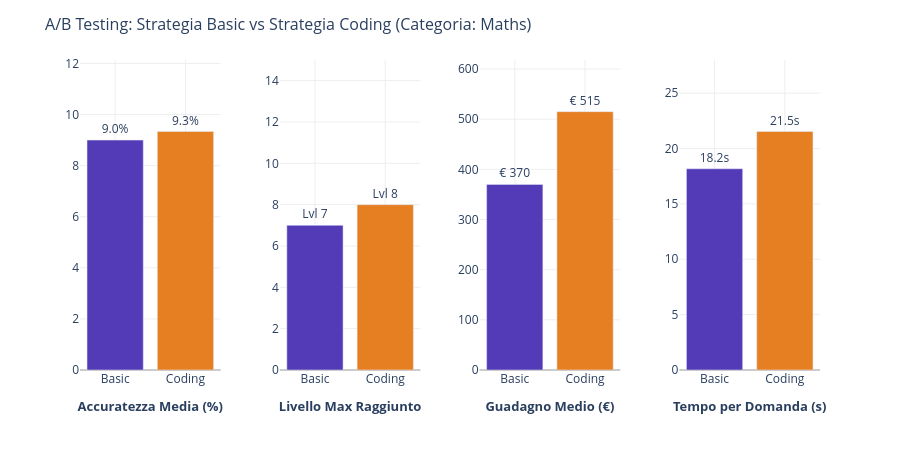

The notebook cell saved with this chart:
### Code cell
# %% — Dashboard di Confronto: Basic vs Coding (Categoria: Maths)
import json
import glob
import pandas as pd
import plotly.graph_objects as go
from plotly.subplots import make_subplots

# 1. Trova automaticamente i file JSON pertinenti alla categoria Maths
percorsi_file = glob.glob("../log/comp_3_Maths_*.json")

dati_estratti = []

# 2. Cicla attraverso ogni file trovato per estrarre le metriche
for percorso in percorsi_file:
    with open(percorso, 'r', encoding='utf-8') as f:
        dati_json = json.load(f)
        
        # Determina la strategia dal nome del file
        nome_file_lower = percorso.lower()
        if "basic" in nome_file_lower:
            strategia = "Basic"
        elif "coding" in nome_file_lower:
            strategia = "Coding"
        else:
            continue # Salta file non pertinenti
            
        summary = dati_json.get("summary", {})
        
        dati_estratti.append({
            "strategia": strategia,
            "accuratezza": summary.get("accuracy", 0) * 100,
            "lvl_max": summary.get("max_level", 0),
            "guadagno": summary.get("avg_earned", 0),
            "tempo": summary.get("avg_time_per_question", 0)
        })

# 3. Creazione del DataFrame e aggregazione
df_ab = pd.DataFrame(dati_estratti)

if df_ab.empty:
    print("Nessun dato trovato. Controlla il percorso dei file in glob.glob()")
else:
    # Raggruppiamo calcolando le medie (e il massimo per il livello)
    df_agg = df_ab.groupby("strategia").agg({
        "accuratezza": "mean",
        "lvl_max": "max",
        "guadagno": "mean",
        "tempo": "mean"
    }).reset_index()

    # 4. Impostazione colori (Viola per Maths/Basic, Arancione per Coding)
    color_map = {"Basic": "#533ab7", "Coding": "#e67e22"}
    colori_barre = [color_map.get(strat, "#888") for strat in df_agg["strategia"]]

    # 5. Creazione della griglia 1x4 (SENZA subplot_titles)
    fig_ab = make_subplots(
        rows=1, cols=4,
        horizontal_spacing=0.08
    )

    # ── Colonna 1: Accuratezza ──
    fig_ab.add_trace(
        go.Bar(
            x=df_agg["strategia"], y=df_agg["accuratezza"],
            marker_color=colori_barre,
            text=df_agg["accuratezza"].apply(lambda v: f"{v:.1f}%"),
            textposition="outside", showlegend=False
        ), row=1, col=1
    )

    # ── Colonna 2: Livello Max ──
    fig_ab.add_trace(
        go.Bar(
            x=df_agg["strategia"], y=df_agg["lvl_max"],
            marker_color=colori_barre,
            text=df_agg["lvl_max"].apply(lambda v: f"Lvl {v}"),
            textposition="outside", showlegend=False
        ), row=1, col=2
    )

    # ── Colonna 3: Guadagno Medio ──
    fig_ab.add_trace(
        go.Bar(
            x=df_agg["strategia"], y=df_agg["guadagno"],
            marker_color=colori_barre,
            text=df_agg["guadagno"].apply(lambda v: f"€ {v:,.0f}"),
            textposition="outside", showlegend=False
        ), row=1, col=3
    )

    # ── Colonna 4: Tempo Medio ──
    fig_ab.add_trace(
        go.Bar(
            x=df_agg["strategia"], y=df_agg["tempo"],
            marker_color=colori_barre,
            text=df_agg["tempo"].apply(lambda v: f"{v:.1f}s"),
            textposition="outside", showlegend=False
        ), row=1, col=4
    )

    # 6. Formattazione Layout Globale
    fig_ab.update_layout(
        height=450, # Leggermente più alto per far spazio ai titoli in basso
        title_text="A/B Testing: Strategia Basic vs Strategia Coding (Categoria: Maths)",
        title_font_size=16,
        plot_bgcolor="white",
        paper_bgcolor="white",
        margin=dict(b=80, t=60) # Aumentato il margine inferiore (b) per non tagliare i titoli
    )

    # 7. Assegnazione dei titoli SOTTO i grafici usando gli assi X
    fig_ab.update_xaxes(title_text="<b>Accuratezza Media (%)</b>", title_font=dict(size=13), row=1, col=1)
    fig_ab.update_xaxes(title_text="<b>Livello Max Raggiunto</b>", title_font=dict(size=13), row=1, col=2)
    fig_ab.update_xaxes(title_text="<b>Guadagno Medio (€)</b>", title_font=dict(size=13), row=1, col=3)
    fig_ab.update_xaxes(title_text="<b>Tempo per Domanda (s)</b>", title_font=dict(size=13), row=1, col=4)

    # Aggiornamento limiti assi Y e griglie
    fig_ab.update_yaxes(range=[0, max(df_agg["accuratezza"])*1.3 if max(df_agg["accuratezza"]) > 0 else 100], row=1, col=1)
    fig_ab.update_yaxes(range=[0, 15], row=1, col=2)
    fig_ab.update_yaxes(range=[0, max(df_agg["guadagno"])*1.2 if max(df_agg["guadagno"]) > 0 else 1000], row=1, col=3)
    fig_ab.update_yaxes(range=[0, max(df_agg["tempo"])*1.3 if max(df_agg["tempo"]) > 0 else 20], row=1, col=4)

    fig_ab.update_xaxes(gridcolor="#eee", zerolinecolor="#ccc")
    fig_ab.update_yaxes(gridcolor="#eee", zerolinecolor="#ccc")
    
    # Mostra il grafico
    fig_ab.show()

### Figure 1 — Plotly figure (JSON) as saved in the notebook; plotly's stock layout.template omitted (floating-point values rounded to 4 significant figures)
{"data": [{"marker": {"color": ["#533ab7", "#e67e22"]}, "showlegend": false, "text": ["9.0%", "9.3%"], "textposition": "outside", "type": "bar", "x": ["Basic", "Coding"], "xaxis": "x", "y": [9.0, 9.335], "yaxis": "y"}, {"marker": {"color": ["#533ab7", "#e67e22"]}, "showlegend": false, "text": ["Lvl 7", "Lvl 8"], "textposition": "outside", "type": "bar", "x": ["Basic", "Coding"], "xaxis": "x2", "y": [7, 8], "yaxis": "y2"}, {"marker": {"color": ["#533ab7", "#e67e22"]}, "showlegend": false, "text": ["€ 370", "€ 515"], "textposition": "outside", "type": "bar", "x": ["Basic", "Coding"], "xaxis": "x3", "y": [370.0, 515.0], "yaxis": "y3"}, {"marker": {"color": ["#533ab7", "#e67e22"]}, "showlegend": false, "text": ["18.2s", "21.5s"], "textposition": "outside", "type": "bar", "x": ["Basic", "Coding"], "xaxis": "x4", "y": [18.17, 21.53], "yaxis": "y4"}], "layout": {"height": 450, "margin": {"b": 80, "t": 60}, "paper_bgcolor": "white", "plot_bgcolor": "white", "title": {"font": {"size": 16}, "text": "A/B Testing: Strategia Basic vs Strategia Coding (Categoria: Maths)"}, "xaxis": {"anchor": "y", "domain": [0, 0.19], "gridcolor": "#eee", "title": {"font": {"size": 13}, "text": "<b>Accuratezza Media (%)</b>"}, "zerolinecolor": "#ccc"}, "xaxis2": {"anchor": "y2", "domain": [0.27, 0.46], "gridcolor": "#eee", "title": {"font": {"size": 13}, "text": "<b>Livello Max Raggiunto</b>"}, "zerolinecolor": "#ccc"}, "xaxis3": {"anchor": "y3", "domain": [0.54, 0.73], "gridcolor": "#eee", "title": {"font": {"size": 13}, "text": "<b>Guadagno Medio (€)</b>"}, "zerolinecolor": "#ccc"}, "xaxis4": {"anchor": "y4", "domain": [0.81, 1], "gridcolor": "#eee", "title": {"font": {"size": 13}, "text": "<b>Tempo per Domanda (s)</b>"}, "zerolinecolor": "#ccc"}, "yaxis": {"anchor": "x", "domain": [0, 1], "gridcolor": "#eee", "range": [0, 12.14], "zerolinecolor": "#ccc"}, "yaxis2": {"anchor": "x2", "domain": [0, 1], "gridcolor": "#eee", "range": [0, 15], "zerolinecolor": "#ccc"}, "yaxis3": {"anchor": "x3", "domain": [0, 1], "gridcolor": "#eee", "range": [0, 618], "zerolinecolor": "#ccc"}, "yaxis4": {"anchor": "x4", "domain": [0, 1], "gridcolor": "#eee", "range": [0, 27.99], "zerolinecolor": "#ccc"}}}
